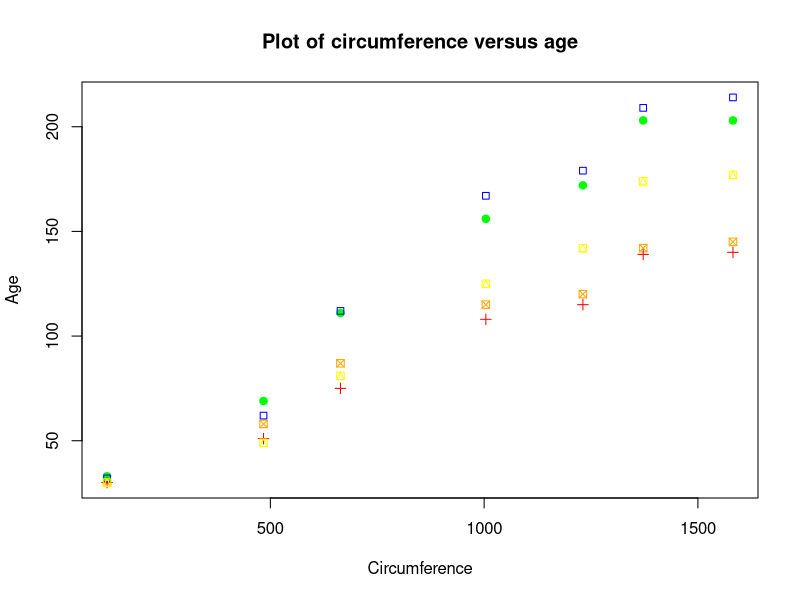

Write the R code that produced this figure.
## ---- chunk 1
data("Orange")

treecolors <- c("red","orange","yellow","green","blue","purple")
treeshape <- c(3,7,14,19,22)

plot(circumference ~ age, data = Orange, 
     xlab = "Circumference",
     ylab  = "Age", 
     main = "Plot of circumference versus age",
     type = "p", 
     pch = treeshape[Orange$Tree],
     col = treecolors[Orange$Tree])
